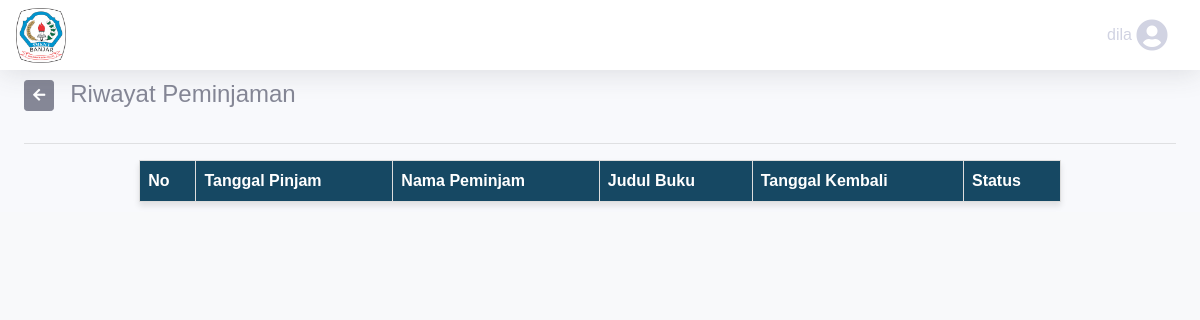
Page /user/riwayat_pinjam.php (signed in) on the earlier database version.
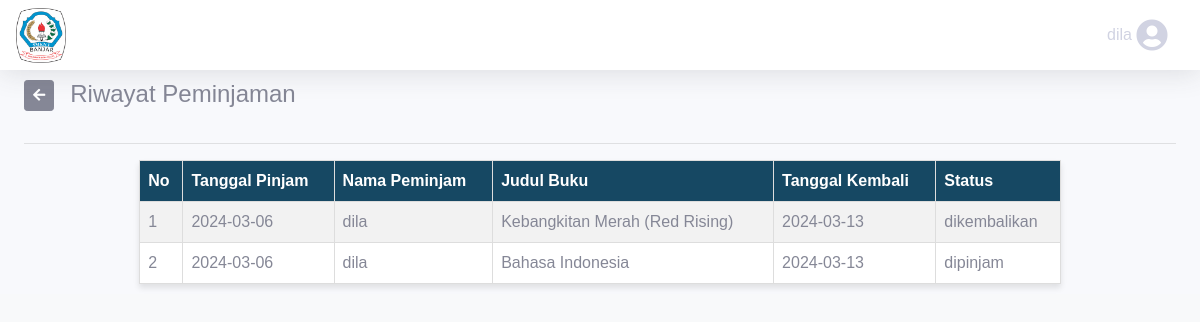
Same page on the later database version.
### tables this page shows
CREATE TABLE `peminjaman` (
  `peminjaman_id` int(11) NOT NULL,
  `perpus_id` int(11) NOT NULL,
  `buku_id` int(11) NOT NULL,
  `tanggal_pinjam` date NOT NULL,
  `user_id` varchar(11) NOT NULL,
  `username` varchar(255) NOT NULL,
  `tanggal_kembali` date NOT NULL,
  `created_at` timestamp NOT NULL DEFAULT current_timestamp() ON UPDATE current_timestamp(),
  `status_peminjam` varchar(255) NOT NULL
);

CREATE TABLE `buku` (
  `buku_id` int(11) NOT NULL,
  `perpus_id` int(11) NOT NULL,
  `judul` varchar(100) NOT NULL,
  `cover` varchar(255) NOT NULL,
  `penulis` varchar(50) NOT NULL,
  `penerbit` varchar(50) NOT NULL,
  `tahun_terbit` int(11) NOT NULL,
  `deskripsi` varchar(10000) NOT NULL,
  `kategori_id` int(11) NOT NULL,
  `ketersediaan` int(50) NOT NULL,
  `file_pdf` varchar(1000) NOT NULL,
  `created_at` timestamp NOT NULL DEFAULT current_timestamp() ON UPDATE current_timestamp()
);

### user/riwayat_pinjam.php (the view, shortened to what this page needs)
<?php
$servername = "localhost";
$username = "root";
$password = "";
$database = "perpustakaan_digital";
$conn = new mysqli($servername, $username, $password, $database);
$id=$_SESSION['username'];
$sql = "SELECT * FROM peminjaman WHERE username='$id'";
$result = $conn->query($sql);
?>
<!DOCTYPE html>
<html lang="en">
<head>
    <link href="../dashboard/vendor/fontawesome-free/css/all.min.css" rel="stylesheet" type="text/css">
    <link href="../dashboard/css/sb-admin-2.min.css" rel="stylesheet">
</head>
<body id="page-top">
    <div id="wrapper">
        <div id="content-wrapper" class="d-flex flex-column" style="padding-top: 80px;">
            <div id="content">
                <nav class="navbar navbar-expand navbar-light bg-white topbar mb-4 static-top shadow fixed-top">
                    <a class="navbar-brand" href="#">
                        <img src="../logo.png" width="50" height="55" class="d-inline-block align-top" alt="Your Logo">
                    </a>
                    <ul class="navbar-nav ml-auto">
                        <li class="nav-item dropdown no-arrow">
                            <a class="nav-link dropdown-toggle" href="#" id="userDropdown" role="button" data-toggle="dropdown" aria-haspopup="true" aria-expanded="false">
                                <?php
                                if (isset($_SESSION['username'])) {
                                    echo $_SESSION['username'];
                                } else {
                                    echo "Pengguna";
                                }
                                ?>
                                <i class="fas fa-user-circle fa-fw fa-2x"></i>
                            </a>
                        </li>
                    </ul>
                </nav>
                <div class="container-fluid">
                    <div class="row">
                        <div class="col">
                            <a class="btn btn-secondary btn-sm float-left mb-3" href="javascript:history.go(-1)">
                                <i class="fas fa-arrow-left"></i>
                            </a>
                            <h4 class="float-left ml-3">Riwayat Peminjaman</h4>
                        </div>
                    </div>
                    <hr>
                    <table border="1">
                        <tr>
                            <th>No</th>
                            <th>Tanggal Pinjam</th>
                            <th>Nama Peminjam</th>
                            <th>Judul Buku</th>
                            <th>Tanggal Kembali</th>
                            <th>Status</th>
                        </tr>
                        <?php
if ($result->num_rows > 0) {
    $no = 1;
    while ($row = $result->fetch_assoc()) {
        echo "<tr>";
        echo "<td>" . $no++ . "</td>";
        echo "<td>" . $row['tanggal_pinjam'] . "</td>";
        echo "<td>" . $row['username'] . "</td>";
        $buku_id = $row['buku_id'];
        $sql_buku = "SELECT judul FROM buku WHERE buku_id=$buku_id";
        $result_buku = $conn->query($sql_buku);
        $row_buku = $result_buku->fetch_assoc();
        if ($row_buku) {
            echo "<td>" . $row_buku['judul'] . "</td>";
        } else {
            echo "<td>[Judul Tidak Ditemukan]</td>";
        }
        $tanggal_kembali = new DateTime($row['tanggal_pinjam']);
        if ($tanggal_kembali) {
            $tanggal_kembali->add(new DateInterval('P7D'));
            echo "<td>" . $tanggal_kembali->format('Y-m-d') . "</td>";
        } else {
            echo "<td>[Tanggal Kembali Tidak Tersedia]</td>";
        }
        echo "<td>" . $row['status_peminjam'] . "</td>";
        echo "</tr>";
    }
}
                    ?>
                    </table>
                </div>
            </div>
        </div>
    </div>
</body>
</html>

Differences in the rows shown:
added peminjaman: tanggal_pinjam "2024-03-06", username "dila", buku.judul "Kebangkitan Merah (Red Rising)", tanggal_pinjam "2024-03-13", status_peminjam "dikembalikan"
added peminjaman: tanggal_pinjam "2024-03-06", username "dila", buku.judul "Bahasa Indonesia", tanggal_pinjam "2024-03-13", status_peminjam "dipinjam"
